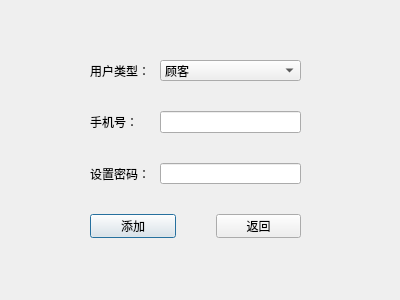
<?xml version="1.0" encoding="UTF-8"?>
<ui version="4.0">
 <class>ad_add_Dialog</class>
 <widget class="QDialog" name="ad_add_Dialog">
  <property name="geometry">
   <rect>
    <x>0</x>
    <y>0</y>
    <width>400</width>
    <height>300</height>
   </rect>
  </property>
  <property name="windowTitle">
   <string>添加账号</string>
  </property>
  <widget class="QWidget" name="">
   <property name="geometry">
    <rect>
     <x>90</x>
     <y>60</y>
     <width>211</width>
     <height>178</height>
    </rect>
   </property>
   <layout class="QVBoxLayout" name="verticalLayout_3">
    <property name="spacing">
     <number>30</number>
    </property>
    <item>
     <layout class="QHBoxLayout" name="horizontalLayout">
      <property name="spacing">
       <number>10</number>
      </property>
      <item>
       <layout class="QVBoxLayout" name="verticalLayout">
        <property name="spacing">
         <number>30</number>
        </property>
        <item>
         <widget class="QLabel" name="label">
          <property name="minimumSize">
           <size>
            <width>55</width>
            <height>20</height>
           </size>
          </property>
          <property name="text">
           <string>用户类型：</string>
          </property>
         </widget>
        </item>
        <item>
         <widget class="QLabel" name="label_2">
          <property name="minimumSize">
           <size>
            <width>55</width>
            <height>20</height>
           </size>
          </property>
          <property name="text">
           <string>手机号：</string>
          </property>
         </widget>
        </item>
        <item>
         <widget class="QLabel" name="label_3">
          <property name="minimumSize">
           <size>
            <width>55</width>
            <height>20</height>
           </size>
          </property>
          <property name="text">
           <string>设置密码：</string>
          </property>
         </widget>
        </item>
       </layout>
      </item>
      <item>
       <layout class="QVBoxLayout" name="verticalLayout_2">
        <property name="spacing">
         <number>30</number>
        </property>
        <item>
         <widget class="QComboBox" name="comboBox">
          <property name="minimumSize">
           <size>
            <width>70</width>
            <height>20</height>
           </size>
          </property>
          <item>
           <property name="text">
            <string>顾客</string>
           </property>
          </item>
          <item>
           <property name="text">
            <string>服务员</string>
           </property>
          </item>
          <item>
           <property name="text">
            <string>厨师</string>
           </property>
          </item>
          <item>
           <property name="text">
            <string>经理</string>
           </property>
          </item>
          <item>
           <property name="text">
            <string>系统管理员</string>
           </property>
          </item>
         </widget>
        </item>
        <item>
         <widget class="QLineEdit" name="pnlineEdit">
          <property name="minimumSize">
           <size>
            <width>110</width>
            <height>20</height>
           </size>
          </property>
         </widget>
        </item>
        <item>
         <widget class="QLineEdit" name="pwdlineEdit">
          <property name="minimumSize">
           <size>
            <width>110</width>
            <height>20</height>
           </size>
          </property>
          <property name="echoMode">
           <enum>QLineEdit::PasswordEchoOnEdit</enum>
          </property>
         </widget>
        </item>
       </layout>
      </item>
     </layout>
    </item>
    <item>
     <layout class="QHBoxLayout" name="horizontalLayout_2">
      <property name="spacing">
       <number>40</number>
      </property>
      <item>
       <widget class="QPushButton" name="add_pushButton">
        <property name="minimumSize">
         <size>
          <width>0</width>
          <height>20</height>
         </size>
        </property>
        <property name="text">
         <string>添加</string>
        </property>
       </widget>
      </item>
      <item>
       <widget class="QPushButton" name="back_pushButton">
        <property name="minimumSize">
         <size>
          <width>0</width>
          <height>20</height>
         </size>
        </property>
        <property name="text">
         <string>返回</string>
        </property>
       </widget>
      </item>
     </layout>
    </item>
   </layout>
  </widget>
 </widget>
 <resources/>
 <connections/>
</ui>
